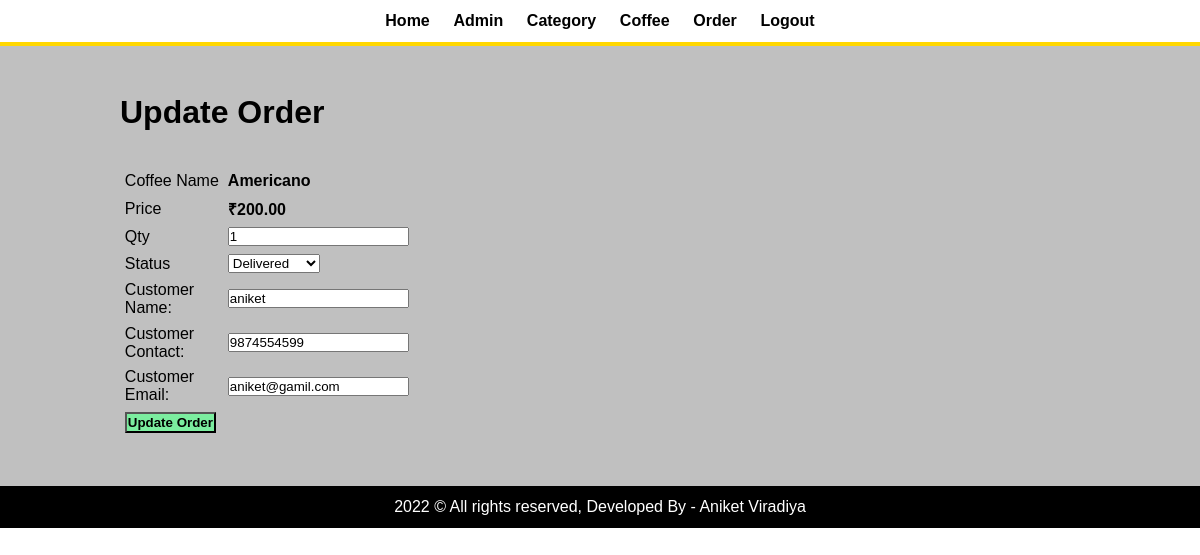
The page /admin/update-order.php?id=13 (signed in) on the database its author committed.
### tables this page shows
CREATE TABLE `tbl_order` (
  `id` int(10) UNSIGNED NOT NULL,
  `coffee` varchar(150) NOT NULL,
  `price` decimal(10,2) NOT NULL,
  `qty` int(11) NOT NULL,
  `total` decimal(10,2) NOT NULL,
  `order_date` datetime NOT NULL,
  `status` varchar(50) NOT NULL,
  `customer_name` varchar(150) NOT NULL,
  `customer_contact` varchar(20) NOT NULL,
  `customer_email` varchar(150) NOT NULL,
  `customer_address` varchar(255) NOT NULL
);

### admin/update-order.php (the view, shortened to what this page needs)
<?php include('partials/menu.php'); ?>
<div class="main-content">
    <div class="wrapper">
        <h1>Update Order</h1>
        <br><br>
        <?php
            if(isset($_GET['id']))
            {
                $id=$_GET['id'];
                $sql = "SELECT * FROM tbl_order WHERE id=$id";
                $res = mysqli_query($conn, $sql);
                $count = mysqli_num_rows($res);
                if($count==1)
                {
                    $row=mysqli_fetch_assoc($res);
                    $coffee = $row['coffee'];
                    $price = $row['price'];
                    $qty = $row['qty'];
                    $status = $row['status'];
                    $customer_name = $row['customer_name'];
                    $customer_contact = $row['customer_contact'];
                    $customer_email = $row['customer_email'];
                }
                else
                {
                    header('location:'.SITEURL.'admin/manage-order.php');
                }
            }
            else
            {
                header('location:'.SITEURL.'admin/manage-order.php');
            }
        ?>
        <form action="" method="POST">
            <table class="tbl-30">
                <tr>
                    <td>Coffee Name</td>
                    <td><b> <?php echo $coffee; ?> </b></td>
                </tr>
                <tr>
                    <td>Price</td>
                    <td>
                        <b> &#8377;<?php echo $price; ?></b>
                    </td>
                </tr>
                <tr>
                    <td>Qty</td>
                    <td>
                        <input type="number" name="qty" value="<?php echo $qty; ?>">
                    </td>
                </tr>
                <tr>
                    <td>Status</td>
                    <td>
                        <select name="status">
                            <option <?php if($status=="Delivered"){echo "selected";} ?> value="Delivered">Delivered</option>
                        </select>
                    </td>
                </tr>
                <tr>
                    <td>Customer Name: </td>
                    <td>
                        <input type="text" name="customer_name" value="<?php echo $customer_name; ?>">
                    </td>
                </tr>
                <tr>
                    <td>Customer Contact: </td>
                    <td>
                        <input type="text" name="customer_contact" value="<?php echo $customer_contact; ?>">
                    </td>
                </tr>
                <tr>
                    <td>Customer Email: </td>
                    <td>
                        <input type="text" name="customer_email" value="<?php echo $customer_email; ?>">
                    </td>
                </tr>
                <tr>
                    <td clospan="2">
                        <input type="submit" name="submit" value="Update Order" class="btn-secondary">
                    </td>
                </tr>
            </table>
        </form>
    </div>
</div>
<?php include('partials/footer.php'); ?>

### css/admin.css (style rules this page uses)
* { margin: 0; padding: 0; font-family: Arial, Helvetica, sans-serif; }
.wrapper { padding: 1%; width: 80%; margin: 0 auto; }
.tbl-30 { width: 30%; }
table tr td { padding: 1%; }
.btn-secondary { background-color: #7bed9f; padding: 1%; color: black; text-decoration: none; font-weight: bold; }
.main-content { background-color:silver; padding: 3% 0; }

### rows shown on the page
tbl_order: coffee "Americano", price "200.00", qty "1", status "Delivered", customer_name "aniket", customer_contact "9874554599", customer_email "aniket@gamil.com"
